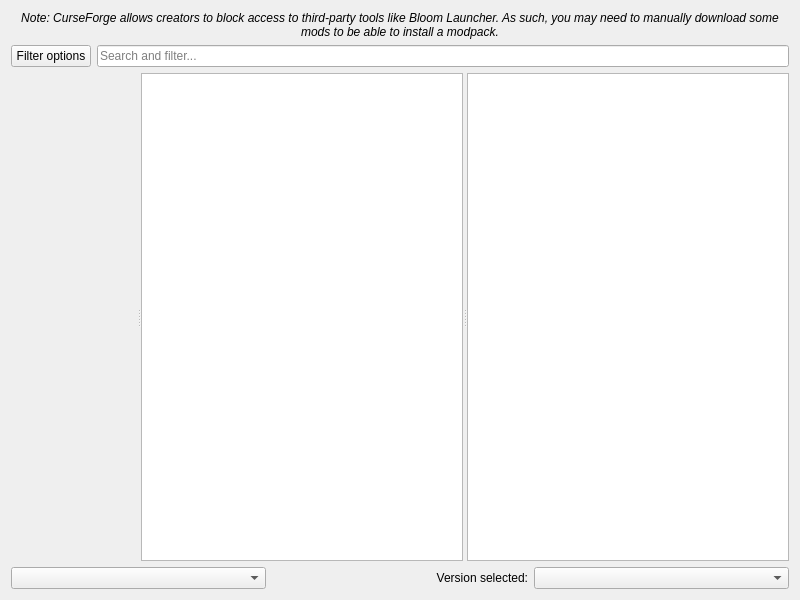
<?xml version="1.0" encoding="UTF-8"?>
<ui version="4.0">
 <class>FlamePage</class>
 <widget class="QWidget" name="FlamePage">
  <property name="geometry">
   <rect>
    <x>0</x>
    <y>0</y>
    <width>800</width>
    <height>600</height>
   </rect>
  </property>
  <layout class="QVBoxLayout" name="verticalLayout">
   <item>
    <widget class="QLabel" name="label_2">
     <property name="font">
      <font>
       <italic>true</italic>
      </font>
     </property>
     <property name="text">
      <string>Note: CurseForge allows creators to block access to third-party tools like Bloom Launcher. As such, you may need to manually download some mods to be able to install a modpack.</string>
     </property>
     <property name="alignment">
      <set>Qt::AlignCenter</set>
     </property>
     <property name="wordWrap">
      <bool>true</bool>
     </property>
    </widget>
   </item>
   <item>
    <layout class="QHBoxLayout" name="horizontalLayout">
     <item>
      <widget class="QPushButton" name="filterButton">
       <property name="text">
        <string>Filter options</string>
       </property>
      </widget>
     </item>
     <item>
      <widget class="QLineEdit" name="searchEdit">
       <property name="placeholderText">
        <string>Search and filter...</string>
       </property>
      </widget>
     </item>
    </layout>
   </item>
   <item>
    <widget class="QSplitter" name="splitter">
     <property name="sizePolicy">
      <sizepolicy hsizetype="Expanding" vsizetype="Expanding">
       <horstretch>0</horstretch>
       <verstretch>0</verstretch>
      </sizepolicy>
     </property>
     <property name="orientation">
      <enum>Qt::Horizontal</enum>
     </property>
     <widget class="QWidget" name="widget" native="true"/>
     <widget class="QListView" name="packView">
      <property name="horizontalScrollBarPolicy">
       <enum>Qt::ScrollBarAlwaysOff</enum>
      </property>
      <property name="alternatingRowColors">
       <bool>true</bool>
      </property>
      <property name="iconSize">
       <size>
        <width>48</width>
        <height>48</height>
       </size>
      </property>
      <property name="verticalScrollMode">
       <enum>QAbstractItemView::ScrollPerPixel</enum>
      </property>
     </widget>
     <widget class="ProjectDescriptionPage" name="packDescription">
      <property name="openExternalLinks">
       <bool>true</bool>
      </property>
      <property name="openLinks">
       <bool>true</bool>
      </property>
     </widget>
    </widget>
   </item>
   <item>
    <layout class="QHBoxLayout">
     <item>
      <widget class="QComboBox" name="sortByBox"/>
     </item>
     <item>
      <widget class="QLabel" name="label">
       <property name="text">
        <string>Version selected:</string>
       </property>
       <property name="alignment">
        <set>Qt::AlignRight|Qt::AlignTrailing|Qt::AlignVCenter</set>
       </property>
      </widget>
     </item>
     <item>
      <widget class="QComboBox" name="versionSelectionBox"/>
     </item>
    </layout>
   </item>
  </layout>
 </widget>
 <customwidgets>
  <customwidget>
   <class>ProjectDescriptionPage</class>
   <extends>QTextBrowser</extends>
   <header>ui/widgets/ProjectDescriptionPage.h</header>
  </customwidget>
 </customwidgets>
 <tabstops>
  <tabstop>packView</tabstop>
  <tabstop>packDescription</tabstop>
  <tabstop>sortByBox</tabstop>
  <tabstop>versionSelectionBox</tabstop>
 </tabstops>
 <resources/>
 <connections/>
</ui>
